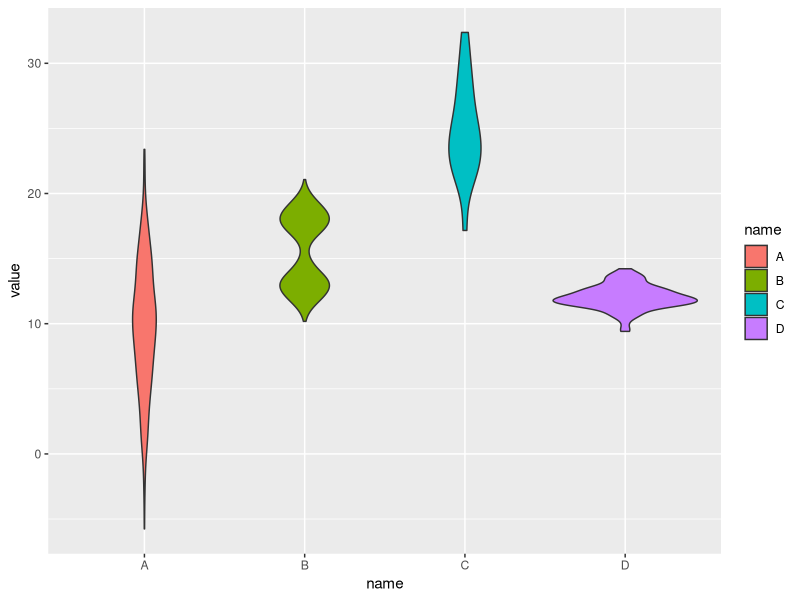
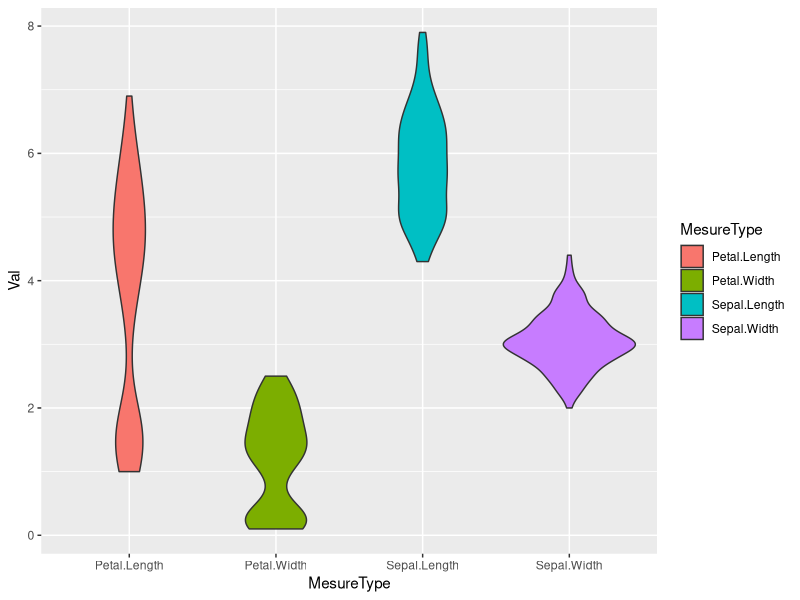

Here is the R script that generated these plots, in order:
# https://r-graph-gallery.com/95-violin-plot-with-ggplot2.html
library(ggplot2)
library(tidyverse)
library(dplyr)
# create a dataset
data <- data.frame(
  name=c( rep("A",500), rep("B",500), rep("B",500), rep("C",20), rep('D', 100)  ),
  value=c( rnorm(500, 10, 5), rnorm(500, 13, 1), rnorm(500, 18, 1), rnorm(20, 25, 4), rnorm(100, 12, 1) ) %>% round(2)
)

data %>% group_by(name) %>% summarise(n = n())

# Most basic violin chart
p <- ggplot(data, aes(x=name, y=value, fill=name)) + # fill=name allow to automatically dedicate a color for each group
  geom_violin()
p

# From wide format
# wide data -> long data
data_wide <- iris[ , 1:4]
data_wide %>% 
  gather(key="MesureType", value="Val") %>%
  ggplot( aes(x=MesureType, y=Val, fill=MesureType)) +
  geom_violin()